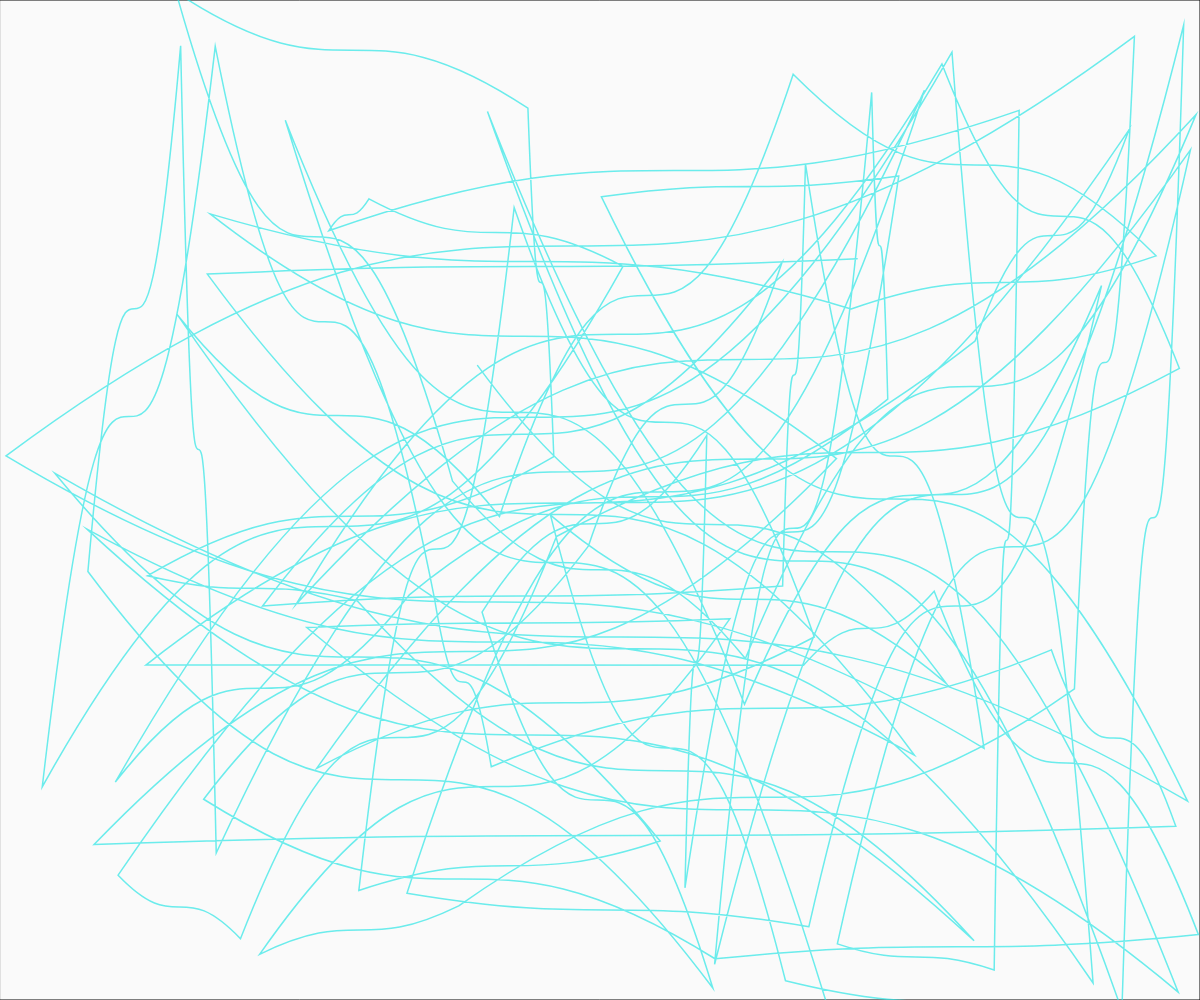
Frame 1 (no input)
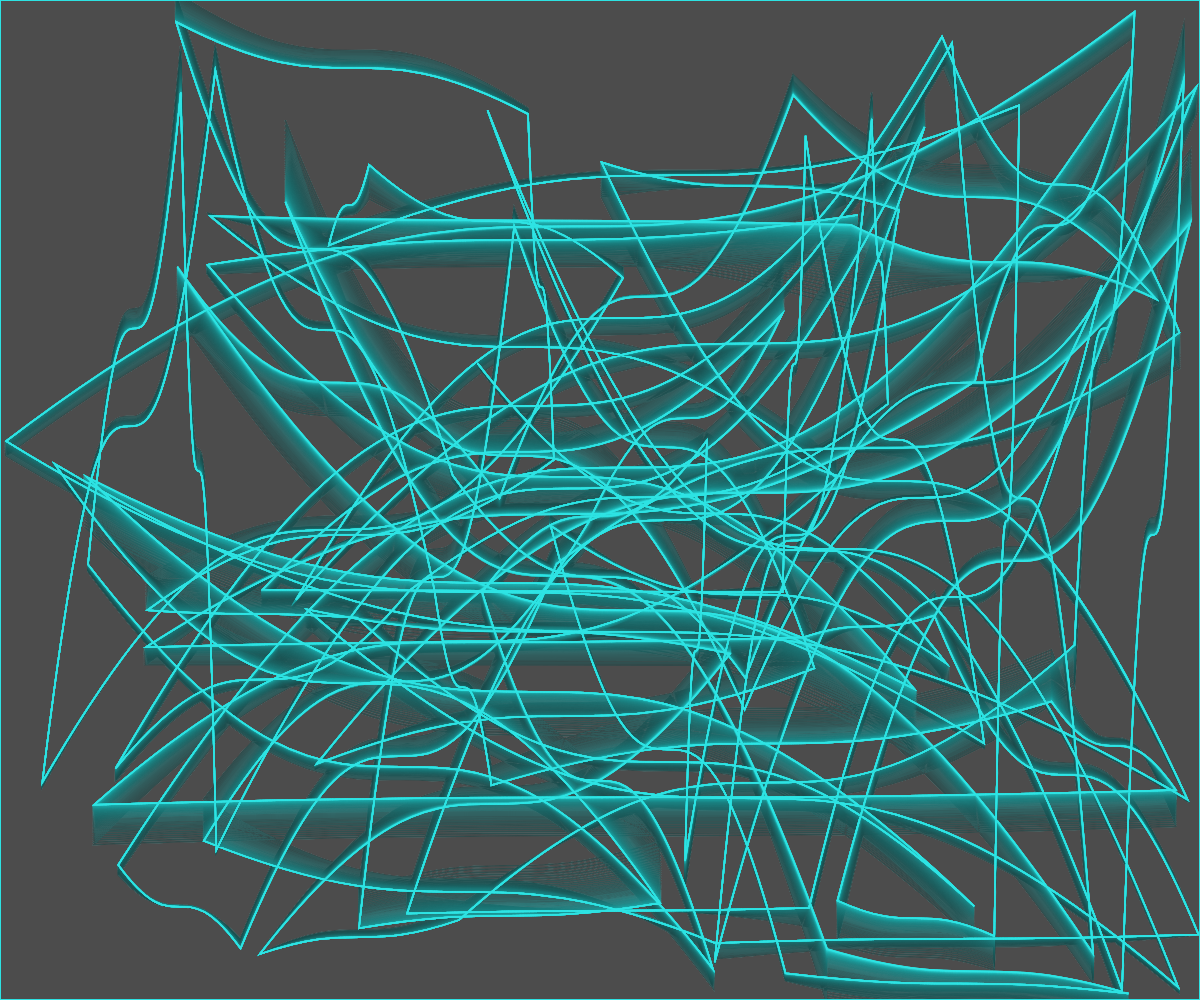
Frame 60 (no input)
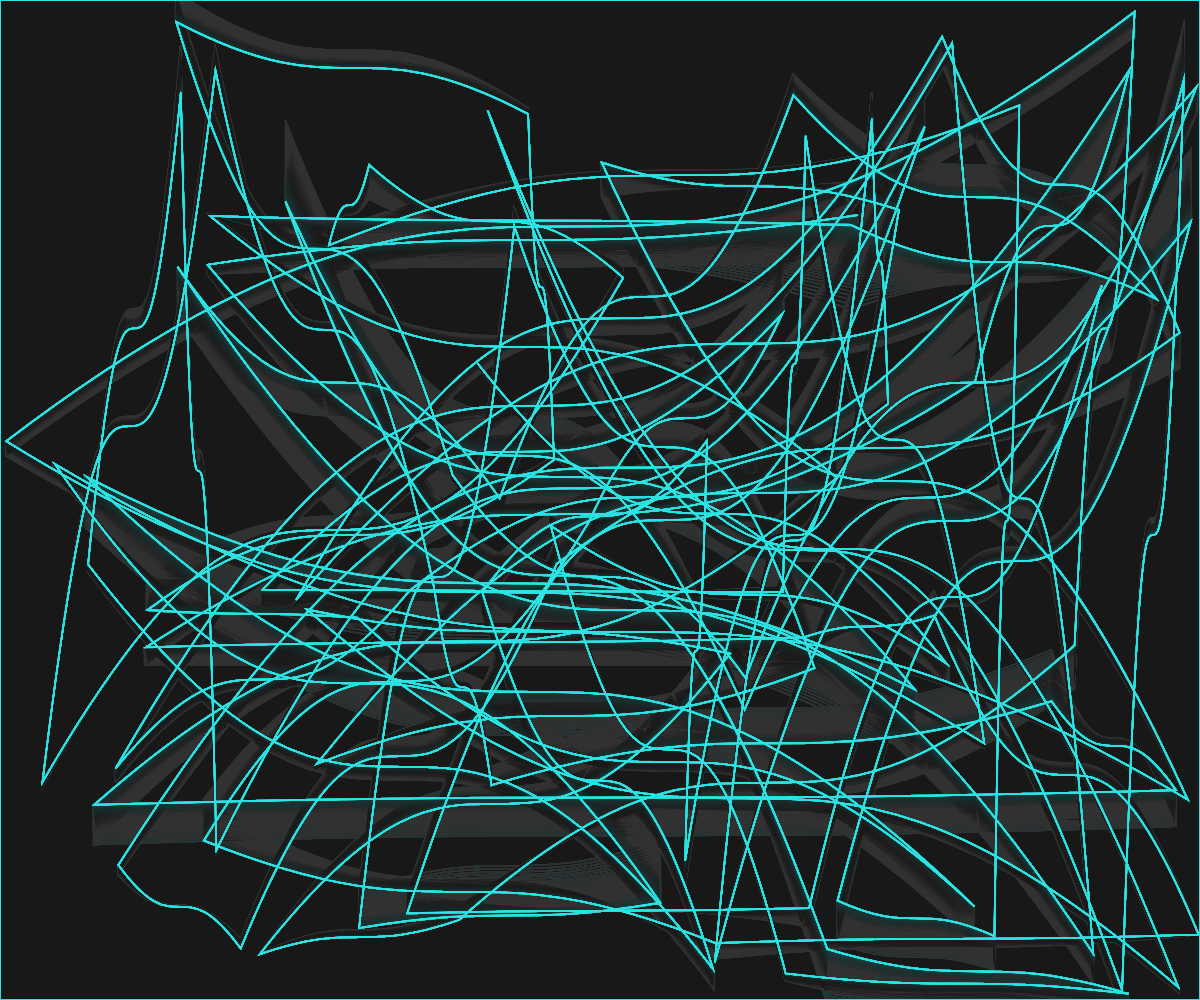
Frame 120 (the mouse pressed at the canvas centre since frame 60)

The p5.js sketch that drew these frames (run headless with seeded random() and noise() and a simulated clock; from frame 60 on, the mouse is pressed at the canvas centre):

// p5.js sketch
// ── sketch.js
let waves = [];
let numWaves = 100;
let time = 0;

function setup() {
  createCanvas(windowWidth, windowHeight);
  colorMode(HSB, 360, 100, 100, 1);
  
  // Initialize waves with varying properties for organic feel
  for (let i = 0; i < numWaves; i++) {
    waves.push({
      x: random(width),
      y: random(height),
      radius: random(20, 80),
      speed: random(0.002, 0.01),
      hue: random(360),
      amp: random(0.5, 1.5),
      phase: random(TWO_PI)
    });
  }
}

function draw() {
  // Subtle fade for trail effect
  fill(0, 0, 0, 0.02);
  rect(0, 0, width, height);

  time += 0.01;

  // Draw interconnected flowing waves
  beginShape();
  noFill();
  stroke(180, 80, 90, 0.7);
  strokeWeight(1.5);

  for (let i = 0; i < numWaves; i++) {
    let wave = waves[i];
    
    // Base wave motion
    let y = wave.y + sin(time * wave.speed + wave.phase) * wave.radius * wave.amp;
    
    // Wave drift across screen
    let x = (wave.x + time * 0.2) % width;

    // Connect waves to form continuous flow
    if (i === 0) {
      vertex(x, y);
    } else {
      // Draw smooth curve connecting points
      let prevWave = waves[i - 1];
      let prevX = (prevWave.x + time * 0.2) % width;
      let prevY = prevWave.y + sin(time * prevWave.speed + prevWave.phase) * prevWave.radius * prevWave.amp;
      
      // Use bezier for smooth transitions
      bezierVertex(
        (prevX + x) / 2, y,
        (prevX + x) / 2, prevY,
        x, y
      );
    }
  }

  endShape();

  // Add subtle pulsing to create rhythm
  let pulse = sin(time * 0.5) * 0.1 + 0.95;
  
  // Adjust wave properties based on global pulse
  for (let wave of waves) {
    wave.radius *= pulse;
    wave.radius = constrain(wave.radius, 10, 120);
  }
}

function windowResized() {
  resizeCanvas(windowWidth, windowHeight);
}
